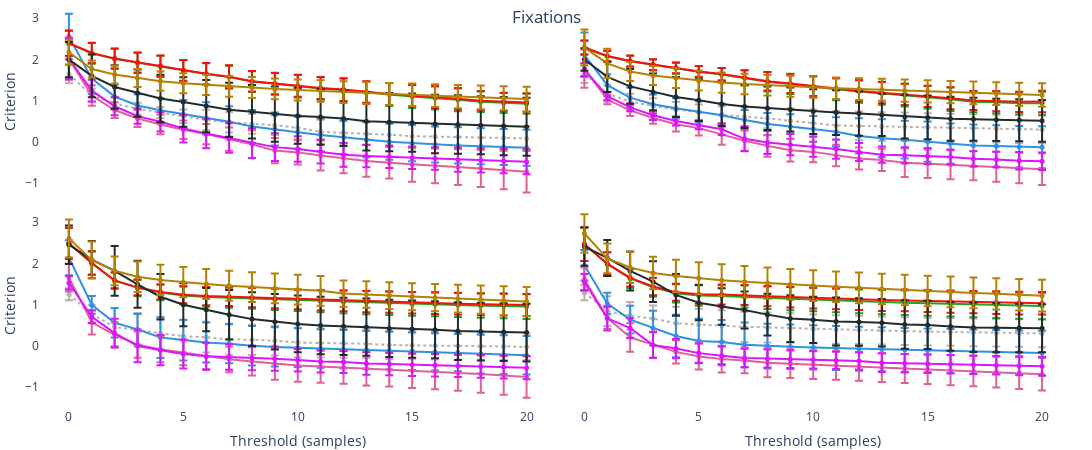

The code cell stored with this chart in its notebook:
### Markdown cell above
### (3) Criterion over Thresholds

### Code cell
METRIC = peyes.constants.F1_STR

criterion_thresholds_figure = ch_sdt.multi_channel_figure(
    csdt_metrics,
    metric=METRIC,
    yaxis_title="Criterion", show_other_gt=True, error_bars='std', show_err_bands=False,
    colors={k: v[1] for k, v in LABELER_PLOTTING_CONFIG.items()},
    subplots_hspace=0, subplots_vspace=0,
)

criterion_thresholds_figure.update_layout(
    width=W, height=H,
    title=dict(text=TITLE, y=0.975, x=0.5, xanchor='center'),
    paper_bgcolor='rgba(0, 0, 0, 0)', plot_bgcolor='rgba(0, 0, 0, 0)',
    
    # remove axis grids
    xaxis=dict(showgrid=False, zeroline=False, showline=False), yaxis=dict(showgrid=False, zeroline=False, showline=False),
    xaxis2=dict(showgrid=False, zeroline=False, showline=False), yaxis2=dict(showgrid=False, zeroline=False, showline=False),
    xaxis3=dict(showgrid=False, zeroline=False, showline=False), yaxis3=dict(showgrid=False, zeroline=False, showline=False),
    xaxis4=dict(showgrid=False, zeroline=False, showline=False), yaxis4=dict(showgrid=False, zeroline=False, showline=False),
    
    # move legend to bottom
    legend=dict(orientation="h", yanchor="top", xanchor="center", xref='container', yref='container', x=0.5, y=0.05),
    showlegend=False,   # hide legend
    margin=dict(l=10, r=0, b=10, t=0, pad=0),
)
criterion_thresholds_figure.layout.annotations = []   # remove subtitles

criterion_thresholds_figure.show()

### Figure 1 — Plotly figure (JSON) as saved in the notebook; plotly's stock layout.template omitted (floating-point values rounded to 4 significant figures)
{"data": [{"error_y": {"array": [0.2202, 0.161, 0.1558, 0.1424, 0.1337, 0.1657, 0.2439, 0.2454, 0.2388, 0.2359, 0.2645, 0.2892, 0.2813, 0.2769, 0.2751, 0.2985, 0.2959, 0.2938, 0.2921, 0.2894, 0.2888], "type": "data"}, "legendgroup": "Other GT", "line": {"color": "#bab0ac", "dash": "dot"}, "marker": {"color": "#bab0ac", "size": 5}, "mode": "lines+markers", "name": "Other GT", "showlegend": true, "x": [0, 1, 2, 3, 4, 5, 6, 7, 8, 9, 10, 11, 12, 13, 14, 15, 16, 17, 18, 19, 20], "y": [1.641, 1.132, 0.9266, 0.8083, 0.7114, 0.6214, 0.5342, 0.4719, 0.4357, 0.4057, 0.3395, 0.2465, 0.2167, 0.1999, 0.175, 0.1381, 0.1271, 0.1165, 0.1061, 0.09374, 0.08367], "type": "scatter", "xaxis": "x", "yaxis": "y"}, {"error_y": {"array": [0.554, 0.3735, 0.2866, 0.2742, 0.3001, 0.3423, 0.3916, 0.3739, 0.4027, 0.4, 0.4037, 0.3992, 0.4088, 0.4292, 0.4357, 0.4387, 0.4358, 0.4383, 0.4368, 0.4371, 0.4378], "type": "data"}, "legendgroup": "ivt", "line": {"color": "#2E91E5"}, "marker": {"color": "#2E91E5", "size": 5}, "mode": "lines+markers", "name": "ivt", "showlegend": true, "x": [0, 1, 2, 3, 4, 5, 6, 7, 8, 9, 10, 11, 12, 13, 14, 15, 16, 17, 18, 19, 20], "y": [2.557, 1.535, 1.098, 0.883, 0.7674, 0.6726, 0.5713, 0.4884, 0.3727, 0.3118, 0.236, 0.1681, 0.1129, 0.05345, 0.001748, -0.02872, -0.0629, -0.08579, -0.106, -0.1242, -0.1427], "type": "scatter", "xaxis": "x", "yaxis": "y"}, {"error_y": {"array": [0.5132, 0.2506, 0.1907, 0.2041, 0.2379, 0.2232, 0.2458, 0.2796, 0.3413, 0.305, 0.2931, 0.3647, 0.3693, 0.3846, 0.3825, 0.4164, 0.4245, 0.4356, 0.4508, 0.4677, 0.5027], "type": "data"}, "legendgroup": "ivvt", "line": {"color": "#E15F99"}, "marker": {"color": "#E15F99", "size": 5}, "mode": "lines+markers", "name": "ivvt", "showlegend": true, "x": [0, 1, 2, 3, 4, 5, 6, 7, 8, 9, 10, 11, 12, 13, 14, 15, 16, 17, 18, 19, 20], "y": [2.019, 1.127, 0.7729, 0.5673, 0.4225, 0.295, 0.1899, 0.06684, -0.05742, -0.2119, -0.2551, -0.3289, -0.3937, -0.4622, -0.5071, -0.5511, -0.581, -0.6092, -0.643, -0.6841, -0.7241], "type": "scatter", "xaxis": "x", "yaxis": "y"}, {"error_y": {"array": [0.3062, 0.2495, 0.2432, 0.2456, 0.254, 0.2523, 0.2604, 0.2775, 0.2524, 0.2654, 0.2711, 0.2722, 0.2828, 0.2717, 0.2789, 0.2783, 0.2812, 0.2771, 0.2496, 0.2421, 0.2429], "type": "data"}, "legendgroup": "idt", "line": {"color": "#1CA71C"}, "marker": {"color": "#1CA71C", "size": 5}, "mode": "lines+markers", "name": "idt", "showlegend": true, "x": [0, 1, 2, 3, 4, 5, 6, 7, 8, 9, 10, 11, 12, 13, 14, 15, 16, 17, 18, 19, 20], "y": [2.391, 2.152, 2.016, 1.92, 1.834, 1.731, 1.646, 1.572, 1.463, 1.409, 1.351, 1.296, 1.257, 1.196, 1.149, 1.103, 1.067, 1.021, 0.9742, 0.942, 0.9236], "type": "scatter", "xaxis": "x", "yaxis": "y"}, {"error_y": {"array": [0.3071, 0.2502, 0.2431, 0.2448, 0.2533, 0.2526, 0.2615, 0.2791, 0.2513, 0.2624, 0.2665, 0.2658, 0.2741, 0.2601, 0.2666, 0.2637, 0.2646, 0.2616, 0.2327, 0.2232, 0.2225], "type": "data"}, "legendgroup": "idvt", "line": {"color": "#FB0D0D"}, "marker": {"color": "#FB0D0D", "size": 5}, "mode": "lines+markers", "name": "idvt", "showlegend": true, "x": [0, 1, 2, 3, 4, 5, 6, 7, 8, 9, 10, 11, 12, 13, 14, 15, 16, 17, 18, 19, 20], "y": [2.395, 2.157, 2.022, 1.926, 1.841, 1.738, 1.653, 1.579, 1.471, 1.417, 1.36, 1.306, 1.268, 1.21, 1.163, 1.12, 1.088, 1.046, 1.001, 0.9711, 0.9553], "type": "scatter", "xaxis": "x", "yaxis": "y"}, {"error_y": {"array": [0.4957, 0.2641, 0.2186, 0.1875, 0.2351, 0.3371, 0.3558, 0.3595, 0.3627, 0.3372, 0.3097, 0.2929, 0.2893, 0.2756, 0.2728, 0.275, 0.2745, 0.295, 0.2961, 0.2986, 0.3029], "type": "data"}, "legendgroup": "engbert", "line": {"color": "#DA16FF"}, "marker": {"color": "#DA16FF", "size": 5}, "mode": "lines+markers", "name": "engbert", "showlegend": true, "x": [0, 1, 2, 3, 4, 5, 6, 7, 8, 9, 10, 11, 12, 13, 14, 15, 16, 17, 18, 19, 20], "y": [2.017, 1.243, 0.864, 0.6245, 0.4867, 0.3243, 0.204, 0.0955, -0.02916, -0.1276, -0.1704, -0.2336, -0.3123, -0.3432, -0.3635, -0.3865, -0.4022, -0.4326, -0.4484, -0.4649, -0.4822], "type": "scatter", "xaxis": "x", "yaxis": "y"}, {"error_y": {"array": [0.4265, 0.5202, 0.5292, 0.5738, 0.5778, 0.5986, 0.6328, 0.6544, 0.6506, 0.6708, 0.6759, 0.6711, 0.6683, 0.7108, 0.7065, 0.7045, 0.7099, 0.7084, 0.7039, 0.706, 0.7038], "type": "data"}, "legendgroup": "nh", "line": {"color": "#222A2A"}, "marker": {"color": "#222A2A", "size": 5}, "mode": "lines+markers", "name": "nh", "showlegend": true, "x": [0, 1, 2, 3, 4, 5, 6, 7, 8, 9, 10, 11, 12, 13, 14, 15, 16, 17, 18, 19, 20], "y": [1.996, 1.601, 1.332, 1.186, 1.054, 0.9684, 0.869, 0.7799, 0.7319, 0.6717, 0.6298, 0.6037, 0.5688, 0.5007, 0.4809, 0.4669, 0.4357, 0.4213, 0.4044, 0.3823, 0.3662], "type": "scatter", "xaxis": "x", "yaxis": "y"}, {"error_y": {"array": [0.3013, 0.2033, 0.2169, 0.2212, 0.2342, 0.2438, 0.2464, 0.2511, 0.2558, 0.2525, 0.2555, 0.2604, 0.2628, 0.2661, 0.2684, 0.2724, 0.2768, 0.2816, 0.2864, 0.2927, 0.2999], "type": "data"}, "legendgroup": "remodnav", "line": {"color": "#B68100"}, "marker": {"color": "#B68100", "size": 5}, "mode": "lines+markers", "name": "remodnav", "showlegend": true, "x": [0, 1, 2, 3, 4, 5, 6, 7, 8, 9, 10, 11, 12, 13, 14, 15, 16, 17, 18, 19, 20], "y": [2.177, 1.77, 1.636, 1.551, 1.473, 1.422, 1.382, 1.348, 1.319, 1.284, 1.259, 1.233, 1.208, 1.186, 1.163, 1.142, 1.121, 1.1, 1.08, 1.06, 1.039], "type": "scatter", "xaxis": "x", "yaxis": "y"}, {"error_y": {"array": [0.2344, 0.1952, 0.1907, 0.1883, 0.184, 0.1857, 0.2046, 0.2298, 0.2393, 0.3021, 0.3365, 0.3513, 0.3496, 0.3463, 0.3458, 0.3411, 0.339, 0.3374, 0.3362, 0.3351, 0.3347], "type": "data"}, "legendgroup": "Other GT", "line": {"color": "#bab0ac", "dash": "dot"}, "marker": {"color": "#bab0ac", "size": 5}, "mode": "lines+markers", "name": "Other GT", "showlegend": false, "x": [0, 1, 2, 3, 4, 5, 6, 7, 8, 9, 10, 11, 12, 13, 14, 15, 16, 17, 18, 19, 20], "y": [1.665, 1.171, 0.9783, 0.872, 0.7849, 0.7207, 0.66, 0.6123, 0.571, 0.5109, 0.4521, 0.3986, 0.3876, 0.3748, 0.3672, 0.3529, 0.3417, 0.3309, 0.3203, 0.3095, 0.2995], "type": "scatter", "xaxis": "x2", "yaxis": "y2"}, {"error_y": {"array": [0.5403, 0.2627, 0.2445, 0.2378, 0.2452, 0.2546, 0.2769, 0.2385, 0.2707, 0.2951, 0.3158, 0.3566, 0.4285, 0.4633, 0.4596, 0.4872, 0.4882, 0.5046, 0.5057, 0.5056, 0.5074], "type": "data"}, "legendgroup": "ivt", "line": {"color": "#2E91E5"}, "marker": {"color": "#2E91E5", "size": 5}, "mode": "lines+markers", "name": "ivt", "showlegend": false, "x": [0, 1, 2, 3, 4, 5, 6, 7, 8, 9, 10, 11, 12, 13, 14, 15, 16, 17, 18, 19, 20], "y": [2.115, 1.377, 1.073, 0.9144, 0.8142, 0.7296, 0.6467, 0.5331, 0.4327, 0.3733, 0.3122, 0.244, 0.1436, 0.08789, 0.0536, 0.00554, -0.04251, -0.08578, -0.09931, -0.1175, -0.1306], "type": "scatter", "xaxis": "x2", "yaxis": "y2"}, {"error_y": {"array": [0.4653, 0.1143, 0.1334, 0.1369, 0.1727, 0.1792, 0.2531, 0.2472, 0.2627, 0.2746, 0.2526, 0.2601, 0.2663, 0.2715, 0.3451, 0.3478, 0.3517, 0.3568, 0.3639, 0.3726, 0.3859], "type": "data"}, "legendgroup": "ivvt", "line": {"color": "#E15F99"}, "marker": {"color": "#E15F99", "size": 5}, "mode": "lines+markers", "name": "ivvt", "showlegend": false, "x": [0, 1, 2, 3, 4, 5, 6, 7, 8, 9, 10, 11, 12, 13, 14, 15, 16, 17, 18, 19, 20], "y": [1.776, 1.027, 0.7636, 0.5781, 0.4266, 0.3342, 0.1817, 0.02877, -0.09655, -0.2029, -0.243, -0.3317, -0.4054, -0.4377, -0.5089, -0.5315, -0.5544, -0.5779, -0.606, -0.6312, -0.6624], "type": "scatter", "xaxis": "x2", "yaxis": "y2"}, {"error_y": {"array": [0.1679, 0.1265, 0.1343, 0.1345, 0.1352, 0.1382, 0.1564, 0.1854, 0.2376, 0.2441, 0.2535, 0.2674, 0.2738, 0.2786, 0.2776, 0.2775, 0.2875, 0.2547, 0.264, 0.2658, 0.2819], "type": "data"}, "legendgroup": "idt", "line": {"color": "#1CA71C"}, "marker": {"color": "#1CA71C", "size": 5}, "mode": "lines+markers", "name": "idt", "showlegend": false, "x": [0, 1, 2, 3, 4, 5, 6, 7, 8, 9, 10, 11, 12, 13, 14, 15, 16, 17, 18, 19, 20], "y": [2.286, 2.077, 1.956, 1.868, 1.789, 1.702, 1.636, 1.554, 1.459, 1.407, 1.338, 1.279, 1.222, 1.18, 1.135, 1.085, 1.034, 0.9761, 0.9592, 0.9374, 0.9375], "type": "scatter", "xaxis": "x2", "yaxis": "y2"}, {"error_y": {"array": [0.1699, 0.1272, 0.1319, 0.1317, 0.1325, 0.1301, 0.1491, 0.1762, 0.2259, 0.2314, 0.2401, 0.2499, 0.2562, 0.2599, 0.257, 0.258, 0.2673, 0.2323, 0.2471, 0.2478, 0.2612], "type": "data"}, "legendgroup": "idvt", "line": {"color": "#FB0D0D"}, "marker": {"color": "#FB0D0D", "size": 5}, "mode": "lines+markers", "name": "idvt", "showlegend": false, "x": [0, 1, 2, 3, 4, 5, 6, 7, 8, 9, 10, 11, 12, 13, 14, 15, 16, 17, 18, 19, 20], "y": [2.292, 2.084, 1.964, 1.875, 1.797, 1.711, 1.645, 1.564, 1.47, 1.419, 1.351, 1.293, 1.237, 1.196, 1.155, 1.106, 1.06, 1.004, 0.9895, 0.972, 0.9779], "type": "scatter", "xaxis": "x2", "yaxis": "y2"}, {"error_y": {"array": [0.1604, 0.1011, 0.09471, 0.1154, 0.1112, 0.108, 0.1401, 0.2993, 0.2802, 0.2575, 0.2462, 0.2331, 0.2172, 0.1975, 0.1953, 0.1936, 0.1791, 0.1859, 0.1874, 0.2096, 0.2117], "type": "data"}, "legendgroup": "engbert", "line": {"color": "#DA16FF"}, "marker": {"color": "#DA16FF", "size": 5}, "mode": "lines+markers", "name": "engbert", "showlegend": false, "x": [0, 1, 2, 3, 4, 5, 6, 7, 8, 9, 10, 11, 12, 13, 14, 15, 16, 17, 18, 19, 20], "y": [1.757, 1.112, 0.8375, 0.6464, 0.5075, 0.4119, 0.3072, 0.07407, -0.01608, -0.06813, -0.1133, -0.1752, -0.2461, -0.3113, -0.3265, -0.3413, -0.3658, -0.4125, -0.4261, -0.4584, -0.4714], "type": "scatter", "xaxis": "x2", "yaxis": "y2"}, {"error_y": {"array": [0.2753, 0.3698, 0.4196, 0.4487, 0.4859, 0.5063, 0.5328, 0.5213, 0.5283, 0.533, 0.5451, 0.5435, 0.5417, 0.5109, 0.5319, 0.5287, 0.5332, 0.5219, 0.5148, 0.511, 0.5075], "type": "data"}, "legendgroup": "nh", "line": {"color": "#222A2A"}, "marker": {"color": "#222A2A", "size": 5}, "mode": "lines+markers", "name": "nh", "showlegend": false, "x": [0, 1, 2, 3, 4, 5, 6, 7, 8, 9, 10, 11, 12, 13, 14, 15, 16, 17, 18, 19, 20], "y": [2.0, 1.578, 1.347, 1.208, 1.088, 1.013, 0.9171, 0.8597, 0.8189, 0.785, 0.7343, 0.7103, 0.6876, 0.6549, 0.6115, 0.5946, 0.563, 0.5468, 0.5342, 0.5243, 0.5116], "type": "scatter", "xaxis": "x2", "yaxis": "y2"}, {"error_y": {"array": [0.4373, 0.3547, 0.2296, 0.2319, 0.2414, 0.2383, 0.2462, 0.2499, 0.2526, 0.256, 0.2578, 0.2607, 0.2634, 0.2658, 0.2685, 0.2682, 0.2707, 0.2737, 0.2769, 0.2805, 0.2844], "type": "data"}, "legendgroup": "remodnav", "line": {"color": "#B68100"}, "marker": {"color": "#B68100", "size": 5}, "mode": "lines+markers", "name": "remodnav", "showlegend": false, "x": [0, 1, 2, 3, 4, 5, 6, 7, 8, 9, 10, 11, 12, 13, 14, 15, 16, 17, 18, 19, 20], "y": [2.289, 1.905, 1.709, 1.61, 1.548, 1.486, 1.439, 1.406, 1.377, 1.35, 1.327, 1.304, 1.282, 1.264, 1.244, 1.227, 1.208, 1.19, 1.172, 1.154, 1.136], "type": "scatter", "xaxis": "x2", "yaxis": "y2"}, {"error_y": {"array": [0.1446, 0.2111, 0.4612, 0.4097, 0.3898, 0.3889, 0.373, 0.3777, 0.3694, 0.3568, 0.3582, 0.3528, 0.348, 0.3438, 0.3417, 0.3385, 0.3357, 0.3333, 0.3313, 0.3297, 0.3285], "type": "data"}, "legendgroup": "Other GT", "line": {"color": "#bab0ac", "dash": "dot"}, "marker": {"color": "#bab0ac", "size": 5}, "mode": "lines+markers", "name": "Other GT", "showlegend": false, "x": [0, 1, 2, 3, 4, 5, 6, 7, 8, 9, 10, 11, 12, 13, 14, 15, 16, 17, 18, 19, 20], "y": [1.252, 0.773, 0.4579, 0.3857, 0.295, 0.2342, 0.2098, 0.1596, 0.1459, 0.1247, 0.0798, 0.07001, 0.0607, 0.0518, 0.021, 0.01364, 0.006444, -0.0006292, -0.007616, -0.01455, -0.02147], "type": "scatter", "xaxis": "x3", "yaxis": "y3"}, {"error_y": {"array": [0.4246, 0.2152, 0.357, 0.3758, 0.4951, 0.4956, 0.4851, 0.4745, 0.4782, 0.4747, 0.471, 0.4669, 0.4633, 0.4601, 0.4574, 0.455, 0.453, 0.4513, 0.4703, 0.4689, 0.4677], "type": "data"}, "legendgroup": "ivt", "line": {"color": "#2E91E5"}, "marker": {"color": "#2E91E5", "size": 5}, "mode": "lines+markers", "name": "ivt", "showlegend": false, "x": [0, 1, 2, 3, 4, 5, 6, 7, 8, 9, 10, 11, 12, 13, 14, 15, 16, 17, 18, 19, 20], "y": [2.138, 0.9946, 0.5594, 0.4004, 0.2025, 0.1384, 0.0839, 0.05329, 0.003111, -0.02551, -0.04367, -0.06195, -0.0796, -0.09676, -0.1136, -0.1301, -0.1465, -0.1629, -0.1977, -0.2138, -0.2302], "type": "scatter", "xaxis": "x3", "yaxis": "y3"}, {"error_y": {"array": [0.3414, 0.2957, 0.3054, 0.3193, 0.3161, 0.3059, 0.3283, 0.3139, 0.3446, 0.3865, 0.3948, 0.3959, 0.3981, 0.4046, 0.4097, 0.4163, 0.4247, 0.4356, 0.4499, 0.4701, 0.504], "type": "data"}, "legendgroup": "ivvt", "line": {"color": "#E15F99"}, "marker": {"color": "#E15F99", "size": 5}, "mode": "lines+markers", "name": "ivvt", "showlegend": false, "x": [0, 1, 2, 3, 4, 5, 6, 7, 8, 9, 10, 11, 12, 13, 14, 15, 16, 17, 18, 19, 20], "y": [1.661, 0.5704, 0.2694, 0.02831, -0.08306, -0.1653, -0.2559, -0.3263, -0.3776, -0.4329, -0.476, -0.4995, -0.523, -0.5551, -0.5791, -0.6037, -0.6293, -0.6563, -0.6853, -0.7177, -0.7567], "type": "scatter", "xaxis": "x3", "yaxis": "y3"}, {"error_y": {"array": [0.3747, 0.2837, 0.1981, 0.2005, 0.1913, 0.2195, 0.2397, 0.2452, 0.2517, 0.2568, 0.2603, 0.2717, 0.2752, 0.2842, 0.2857, 0.2892, 0.2893, 0.2928, 0.2964, 0.2978, 0.3013], "type": "data"}, "legendgroup": "idt", "line": {"color": "#1CA71C"}, "marker": {"color": "#1CA71C", "size": 5}, "mode": "lines+markers", "name": "idt", "showlegend": false, "x": [0, 1, 2, 3, 4, 5, 6, 7, 8, 9, 10, 11, 12, 13, 14, 15, 16, 17, 18, 19, 20], "y": [2.486, 2.007, 1.582, 1.407, 1.296, 1.222, 1.188, 1.17, 1.153, 1.128, 1.106, 1.086, 1.069, 1.051, 1.036, 1.019, 1.007, 0.9917, 0.977, 0.9673, 0.9545], "type": "scatter", "xaxis": "x3", "yaxis": "y3"}, {"error_y": {"array": [0.3793, 0.2824, 0.1903, 0.1906, 0.1805, 0.2055, 0.2226, 0.2256, 0.2318, 0.236, 0.2388, 0.2488, 0.2513, 0.2581, 0.2578, 0.2603, 0.262, 0.2645, 0.267, 0.2664, 0.2683], "type": "data"}, "legendgroup": "idvt", "line": {"color": "#FB0D0D"}, "marker": {"color": "#FB0D0D", "size": 5}, "mode": "lines+markers", "name": "idvt", "showlegend": false, "x": [0, 1, 2, 3, 4, 5, 6, 7, 8, 9, 10, 11, 12, 13, 14, 15, 16, 17, 18, 19, 20], "y": [2.49, 2.012, 1.591, 1.42, 1.311, 1.239, 1.208, 1.191, 1.172, 1.148, 1.127, 1.107, 1.091, 1.075, 1.064, 1.049, 1.038, 1.025, 1.011, 1.003, 0.9917], "type": "scatter", "xaxis": "x3", "yaxis": "y3"}, {"error_y": {"array": [0.1627, 0.1518, 0.3475, 0.3967, 0.3661, 0.3505, 0.3188, 0.311, 0.2985, 0.2932, 0.2784, 0.269, 0.2666, 0.2744, 0.2733, 0.2727, 0.2727, 0.2734, 0.275, 0.2778, 0.2824], "type": "data"}, "legendgroup": "engbert", "line": {"color": "#DA16FF"}, "marker": {"color": "#DA16FF", "size": 5}, "mode": "lines+markers", "name": "engbert", "showlegend": false, "x": [0, 1, 2, 3, 4, 5, 6, 7, 8, 9, 10, 11, 12, 13, 14, 15, 16, 17, 18, 19, 20], "y": [1.531, 0.7068, 0.3096, 0.000964, -0.105, -0.1959, -0.2491, -0.2681, -0.2942, -0.3112, -0.3458, -0.3792, -0.3934, -0.4287, -0.4421, -0.4557, -0.4696, -0.4838, -0.4986, -0.514, -0.5304], "type": "scatter", "xaxis": "x3", "yaxis": "y3"}, {"error_y": {"array": [0.4697, 0.4522, 0.6039, 0.5696, 0.5537, 0.5213, 0.5238, 0.6006, 0.6507, 0.6737, 0.6894, 0.6977, 0.6955, 0.6937, 0.6969, 0.6955, 0.6943, 0.7021, 0.7015, 0.7014, 0.702], "type": "data"}, "legendgroup": "nh", "line": {"color": "#222A2A"}, "marker": {"color": "#222A2A", "size": 5}, "mode": "lines+markers", "name": "nh", "showlegend": false, "x": [0, 1, 2, 3, 4, 5, 6, 7, 8, 9, 10, 11, 12, 13, 14, 15, 16, 17, 18, 19, 20], "y": [2.455, 2.092, 1.821, 1.494, 1.193, 0.9996, 0.8787, 0.7539, 0.6496, 0.5866, 0.5324, 0.4928, 0.4741, 0.4562, 0.424, 0.4078, 0.3909, 0.3581, 0.3463, 0.3344, 0.3224], "type": "scatter", "xaxis": "x3", "yaxis": "y3"}, {"error_y": {"array": [0.4618, 0.4454, 0.3487, 0.3727, 0.3699, 0.3676, 0.3648, 0.3639, 0.3617, 0.3602, 0.3597, 0.3596, 0.3186, 0.3218, 0.3241, 0.3275, 0.3317, 0.3368, 0.3426, 0.3505, 0.3562], "type": "data"}, "legendgroup": "remodnav", "line": {"color": "#B68100"}, "marker": {"color": "#B68100", "size": 5}, "mode": "lines+markers", "name": "remodnav", "showlegend": false, "x": [0, 1, 2, 3, 4, 5, 6, 7, 8, 9, 10, 11, 12, 13, 14, 15, 16, 17, 18, 19, 20], "y": [2.607, 2.087, 1.822, 1.678, 1.598, 1.545, 1.502, 1.461, 1.427, 1.395, 1.364, 1.336, 1.271, 1.244, 1.219, 1.194, 1.17, 1.146, 1.121, 1.097, 1.074], "type": "scatter", "xaxis": "x3", "yaxis": "y3"}, {"error_y": {"array": [0.1846, 0.3602, 0.3366, 0.3176, 0.3995, 0.3869, 0.3781, 0.3675, 0.3618, 0.3588, 0.3497, 0.3464, 0.3436, 0.3412, 0.3385, 0.3371, 0.3361, 0.3355, 0.3352, 0.3354, 0.336], "type": "data"}, "legendgroup": "Other GT", "line": {"color": "#bab0ac", "dash": "dot"}, "marker": {"color": "#bab0ac", "size": 5}, "mode": "lines+markers", "name": "Other GT", "showlegend": false, "x": [0, 1, 2, 3, 4, 5, 6, 7, 8, 9, 10, 11, 12, 13, 14, 15, 16, 17, 18, 19, 20], "y": [1.293, 0.8447, 0.7289, 0.6619, 0.5491, 0.512, 0.489, 0.4632, 0.4457, 0.4321, 0.4115, 0.3984, 0.3861, 0.3745, 0.3574, 0.3474, 0.3379, 0.3287, 0.3199, 0.3113, 0.303], "type": "scatter", "xaxis": "x4", "yaxis": "y4"}, {"error_y": {"array": [0.3711, 0.2609, 0.3362, 0.422, 0.5147, 0.5412, 0.5341, 0.5437, 0.5421, 0.5389, 0.5366, 0.5348, 0.5336, 0.5329, 0.5326, 0.5328, 0.5332, 0.5341, 0.5352, 0.5367, 0.5384], "type": "data"}, "legendgroup": "ivt", "line": {"color": "#2E91E5"}, "marker": {"color": "#2E91E5", "size": 5}, "mode": "lines+markers", "name": "ivt", "showlegend": false, "x": [0, 1, 2, 3, 4, 5, 6, 7, 8, 9, 10, 11, 12, 13, 14, 15, 16, 17, 18, 19, 20], "y": [1.959, 1.028, 0.6359, 0.4284, 0.2382, 0.1181, 0.09344, 0.02552, -0.004796, -0.0221, -0.03836, -0.05379, -0.06852, -0.0827, -0.09642, -0.1098, -0.1228, -0.1355, -0.1481, -0.1605, -0.1728], "type": "scatter", "xaxis": "x4", "yaxis": "y4"}, {"error_y": {"array": [0.2839, 0.2638, 0.3469, 0.3191, 0.2813, 0.3185, 0.3247, 0.3145, 0.3537, 0.351, 0.3493, 0.3486, 0.3488, 0.3509, 0.3535, 0.3571, 0.3617, 0.3675, 0.3748, 0.3837, 0.395], "type": "data"}, "legendgroup": "ivvt", "line": {"color": "#E15F99"}, "marker": {"color": "#E15F99", "size": 5}, "mode": "lines+markers", "name": "ivvt", "showlegend": false, "x": [0, 1, 2, 3, 4, 5, 6, 7, 8, 9, 10, 11, 12, 13, 14, 15, 16, 17, 18, 19, 20], "y": [1.617, 0.6819, 0.2036, 0.02398, -0.1455, -0.2555, -0.3194, -0.3526, -0.409, -0.432, -0.4542, -0.476, -0.4974, -0.5266, -0.5479, -0.5695, -0.5914, -0.6139, -0.6371, -0.6614, -0.687], "type": "scatter", "xaxis": "x4", "yaxis": "y4"}, {"error_y": {"array": [0.4062, 0.2835, 0.2297, 0.23, 0.2193, 0.2488, 0.2625, 0.2676, 0.2722, 0.2792, 0.282, 0.2857, 0.2892, 0.2945, 0.2973, 0.3013, 0.3054, 0.3097, 0.3141, 0.3188, 0.3218], "type": "data"}, "legendgroup": "idt", "line": {"color": "#1CA71C"}, "marker": {"color": "#1CA71C", "size": 5}, "mode": "lines+markers", "name": "idt", "showlegend": false, "x": [0, 1, 2, 3, 4, 5, 6, 7, 8, 9, 10, 11, 12, 13, 14, 15, 16, 17, 18, 19, 20], "y": [2.465, 1.988, 1.637, 1.42, 1.275, 1.223, 1.211, 1.198, 1.168, 1.143, 1.12, 1.101, 1.082, 1.063, 1.049, 1.033, 1.018, 1.003, 0.9893, 0.9754, 0.969], "type": "scatter", "xaxis": "x4", "yaxis": "y4"}, {"error_y": {"array": [0.4071, 0.2758, 0.2116, 0.2132, 0.2041, 0.2317, 0.2414, 0.2427, 0.2466, 0.2522, 0.2541, 0.2566, 0.2591, 0.2627, 0.2638, 0.2663, 0.2688, 0.2714, 0.2739, 0.2765, 0.2751], "type": "data"}, "legendgroup": "idvt", "line": {"color": "#FB0D0D"}, "marker": {"color": "#FB0D0D", "size": 5}, "mode": "lines+markers", "name": "idvt", "showlegend": false, "x": [0, 1, 2, 3, 4, 5, 6, 7, 8, 9, 10, 11, 12, 13, 14, 15, 16, 17, 18, 19, 20], "y": [2.47, 1.995, 1.652, 1.442, 1.301, 1.253, 1.247, 1.236, 1.208, 1.184, 1.163, 1.145, 1.127, 1.111, 1.102, 1.089, 1.075, 1.063, 1.05, 1.039, 1.034], "type": "scatter", "xaxis": "x4", "yaxis": "y4"}, {"error_y": {"array": [0.1937, 0.2928, 0.2374, 0.3099, 0.2333, 0.2315, 0.2268, 0.2235, 0.2184, 0.2143, 0.2112, 0.2088, 0.2071, 0.2242, 0.2241, 0.2244, 0.225, 0.226, 0.2273, 0.2289, 0.2309], "type": "data"}, "legendgroup": "engbert", "line": {"color": "#DA16FF"}, "marker": {"color": "#DA16FF", "size": 5}, "mode": "lines+markers", "name": "engbert", "showlegend": false, "x": [0, 1, 2, 3, 4, 5, 6, 7, 8, 9, 10, 11, 12, 13, 14, 15, 16, 17, 18, 19, 20], "y": [1.548, 0.669, 0.4305, 0.02127, -0.06445, -0.176, -0.2415, -0.2931, -0.3094, -0.3248, -0.3395, -0.3537, -0.3674, -0.4097, -0.422, -0.4341, -0.4462, -0.4583, -0.4704, -0.4825, -0.4948], "type": "scatter", "xaxis": "x4", "yaxis": "y4"}, {"error_y": {"array": [0.4639, 0.4376, 0.4739, 0.4928, 0.5056, 0.4274, 0.4435, 0.4488, 0.5056, 0.5687, 0.5626, 0.5826, 0.5786, 0.5758, 0.5884, 0.5835, 0.5928, 0.5981, 0.5933, 0.5882, 0.5832], "type": "data"}, "legendgroup": "nh", "line": {"color": "#222A2A"}, "marker": {"color": "#222A2A", "size": 5}, "mode": "lines+markers", "name": "nh", "showlegend": false, "x": [0, 1, 2, 3, 4, 5, 6, 7, 8, 9, 10, 11, 12, 13, 14, 15, 16, 17, 18, 19, 20], "y": [2.408, 2.134, 1.82, 1.559, 1.237, 1.049, 0.9567, 0.8715, 0.7582, 0.6624, 0.6311, 0.5911, 0.579, 0.5605, 0.52, 0.5092, 0.4729, 0.4474, 0.4413, 0.434, 0.4269], "type": "scatter", "xaxis": "x4", "yaxis": "y4"}, {"error_y": {"array": [0.4689, 0.3602, 0.3755, 0.394, 0.3942, 0.3873, 0.386, 0.3813, 0.3775, 0.3746, 0.373, 0.3714, 0.3705, 0.3715, 0.3716, 0.3723, 0.3736, 0.3756, 0.3785, 0.3816, 0.3857], "type": "data"}, "legendgroup": "remodnav", "line": {"color": "#B68100"}, "marker": {"color": "#B68100", "size": 5}, "mode": "lines+markers", "name": "remodnav", "showlegend": false, "x": [0, 1, 2, 3, 4, 5, 6, 7, 8, 9, 10, 11, 12, 13, 14, 15, 16, 17, 18, 19, 20], "y": [2.728, 2.123, 1.902, 1.769, 1.696, 1.643, 1.595, 1.558, 1.524, 1.492, 1.462, 1.434, 1.408, 1.38, 1.356, 1.332, 1.309, 1.287, 1.263, 1.241, 1.219], "type": "scatter", "xaxis": "x4", "yaxis": "y4"}], "layout": {"xaxis": {"anchor": "y", "domain": [0.0, 0.49], "matches": "x3", "showticklabels": false, "showgrid": false, "zeroline": false, "showline": false}, "yaxis": {"anchor": "x", "domain": [0.5, 1.0], "matches": "y3", "title": {"text": "Criterion"}, "showgrid": false, "zeroline": false, "showline": false}, "xaxis2": {"anchor": "y2", "domain": [0.49, 0.98], "matches": "x3", "showticklabels": false, "showgrid": false, "zeroline": false, "showline": false}, "yaxis2": {"anchor": "x2", "domain": [0.5, 1.0], "matches": "y3", "showticklabels": false, "showgrid": false, "zeroline": false, "showline": false}, "xaxis3": {"anchor": "y3", "domain": [0.0, 0.49], "title": {"text": "Threshold (samples)"}, "showgrid": false, "zeroline": false, "showline": false}, "yaxis3": {"anchor": "x3", "domain": [0.0, 0.5], "title": {"text": "Criterion"}, "showgrid": false, "zeroline": false, "showline": false}, "xaxis4": {"anchor": "y4", "domain": [0.49, 0.98], "matches": "x3", "title": {"text": "Threshold (samples)"}, "showgrid": false, "zeroline": false, "showline": false}, "yaxis4": {"anchor": "x4", "domain": [0.0, 0.5], "matches": "y3", "showticklabels": false, "showgrid": false, "zeroline": false, "showline": false}, "legend": {"orientation": "h", "yanchor": "top", "y": 0.05, "xanchor": "center", "x": 0.5, "xref": "container", "yref": "container"}, "title": {"text": "Fixations", "y": 0.975, "x": 0.5, "xanchor": "center"}, "margin": {"l": 10, "r": 0, "b": 10, "t": 0, "pad": 0}, "width": 1300, "height": 450, "paper_bgcolor": "rgba(0, 0, 0, 0)", "plot_bgcolor": "rgba(0, 0, 0, 0)", "showlegend": false}}
